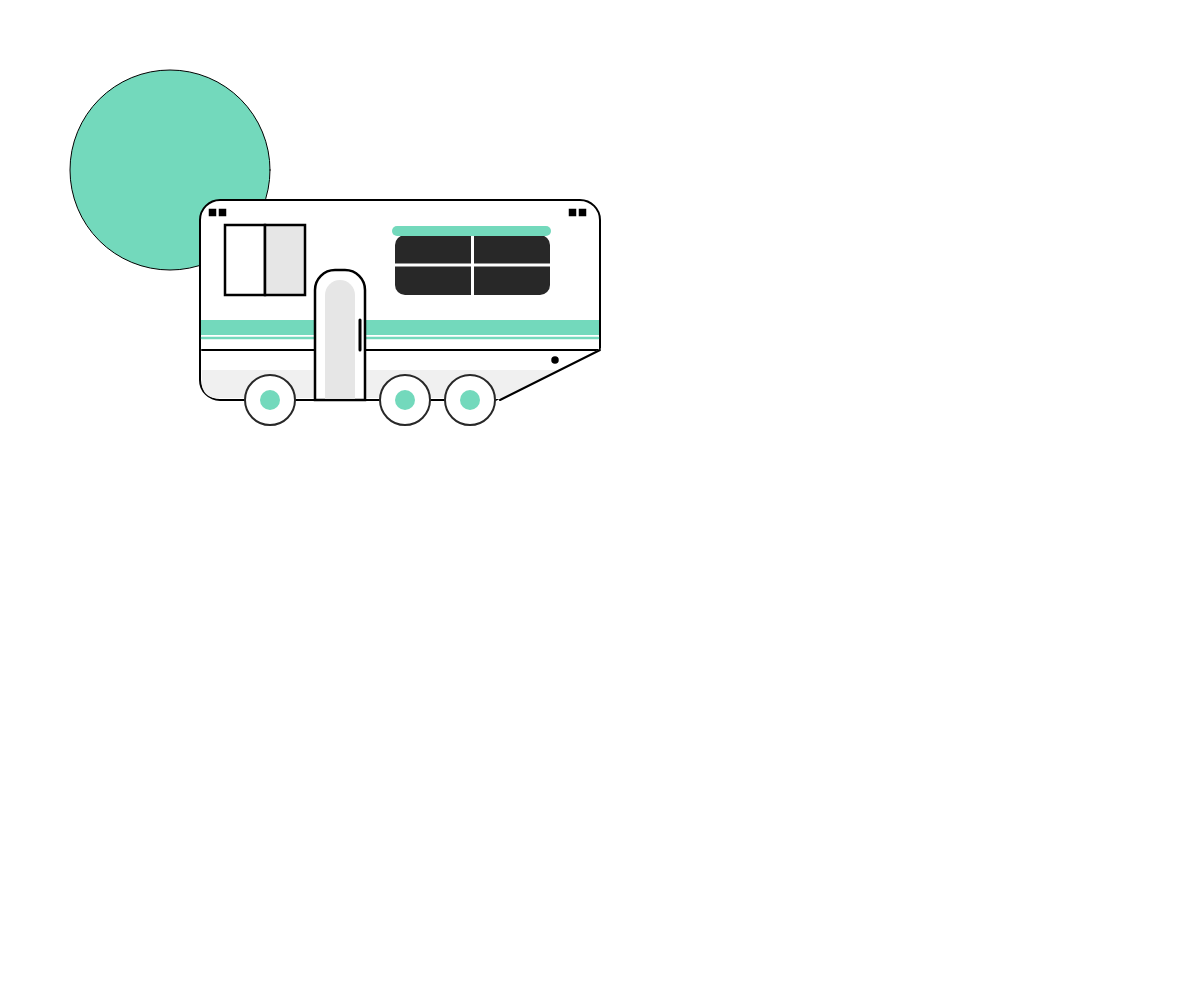
Frame 1 (no input)
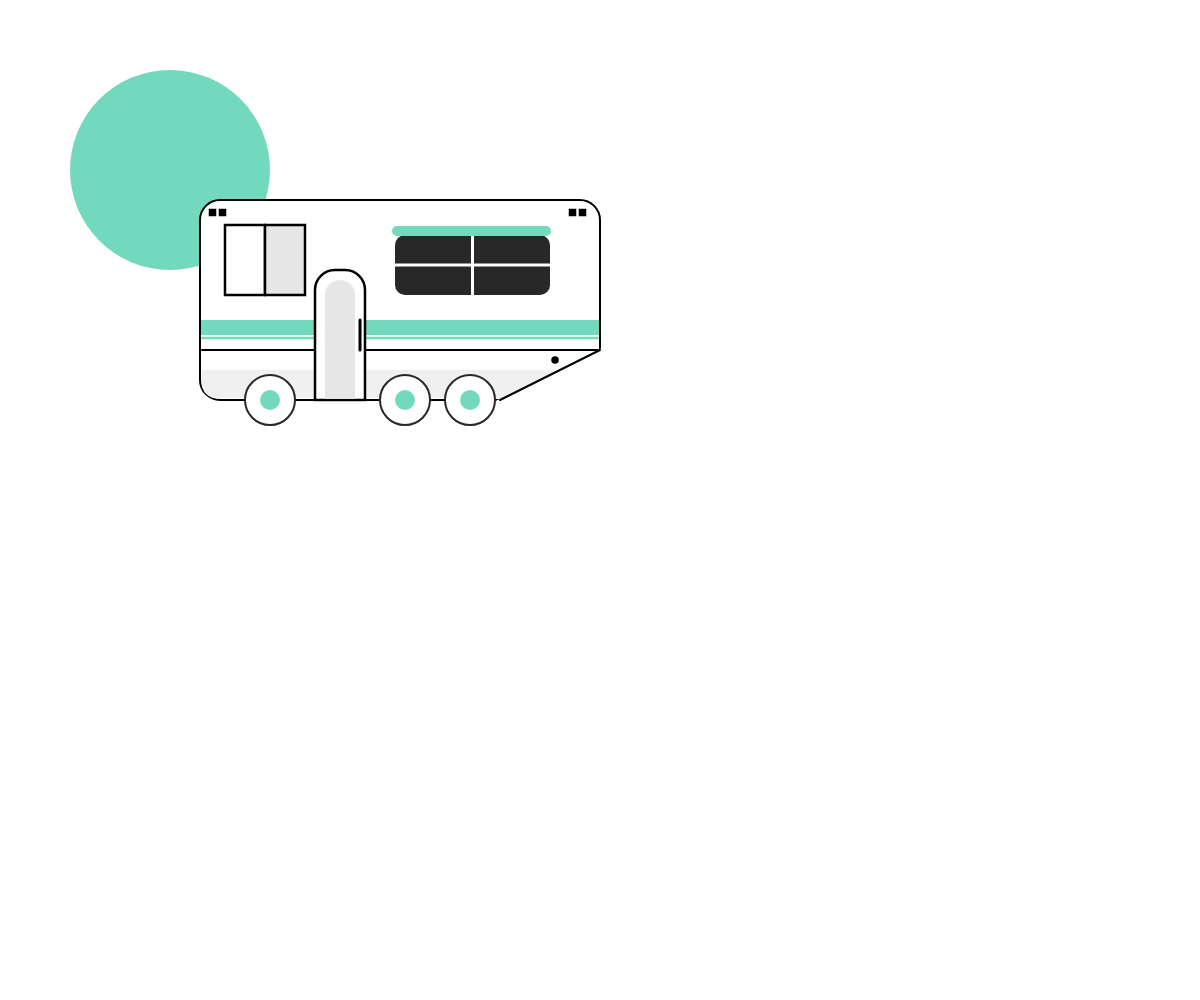
Frame 60 (no input)
Frame 120 (the mouse pressed at the canvas centre since frame 60): identical to frame 60, image omitted

The p5.js sketch that drew these frames (run headless with seeded random() and noise() and a simulated clock; from frame 60 on, the mouse is pressed at the canvas centre):

// p5.js sketch
// ── sketch.js
/* global alpha blue brightness color green hue lerpColor lightness red saturation p5.Color background clear colorMode fill noFill noStroke stroke arc ellipse circle line point quad rect square triangle ellipseMode noSmooth rectMode smooth strokeCap strokeJoin strokeWeight bezier bezierDetail bezierPoint bezierTangent curve curveDetail curveTightness curvePoint curveTangent beginContour beginShape bezierVertex curveVertex endContour endShape quadraticVertex vertex plane box sphere cylinder cone ellipsoid torus p5.Geometry loadModel model HALF_PI PI QUARTER_PI TAU TWO_PI DEGREES RADIANS print frameCount deltaTime focused cursor frameRate noCursor displayWidth displayHeight windowWidth windowHeight windowResized width height fullscreen pixelDensity displayDensity getURL getURLPath getURLParams preload setup draw remove disableFriendlyErrors noLoop loop push pop redraw p5.Element select selectAll removeElements changed input createDiv createP createSpan createImg createA createSlider createButton createCheckbox createSelect createRadio createColorPicker createInput createFileInput createVideo createAudio VIDEO AUDIO createCapture createElement p5.MediaElement p5.Graphics createCanvas resizeCanvas noCanvas createGraphics blendMode setAttributes applyMatrix resetMatrix rotate rotateX rotateY rotateZ scale shearX shearY translate storeItem getItem clearStorage removeItem createStringDict createNumberDict p5.TypedDict p5.NumberDict append arrayCopy concat reverse shorten shuffle sort splice subset float int str boolean byte char unchar hex unhex join match matchAll nf nfc nfp nfs split splitTokens trim deviceOrientation accelerationX accelerationY accelerationZ pAccelerationX pAccelerationY pAccelerationZ rotationX rotationY rotationZ pRotationX pRotationY pRotationZ turnAxis setMoveThreshold setShakeThreshold deviceMoved deviceTurned deviceShaken keyIsPressed key keyCode keyPressed keyReleased keyTyped keyIsDown movedX movedY mouseX mouseY pmouseX pmouseY winMouseX winMouseY pwinMouseX pwinMouseY mouseButton mouseIsPressed mouseMoved mouseDragged mousePressed mouseReleased mouseClicked doubleClicked mouseWheel requestPointerLock exitPointerLock touches touchStarted touchMoved touchEnded createImage saveCanvas saveFrames p5.Image loadImage image tint noTint imageMode pixels blend copy filter get loadPixels set updatePixels loadJSON loadStrings loadTable loadXML loadBytes httpGet httpPost httpDo p5.XML createWriter p5.PrintWriter save saveJSON saveStrings saveTable p5.Table p5.TableRow day hour minute millis month second year createVector p5.Vector abs ceil constrain dist exp floor lerp log mag map max min norm pow round sq sqrt noise noiseDetail noiseSeed randomSeed random randomGaussian acos asin atan atan2 cos sin tan degrees radians angleMode textAlign textLeading textSize textStyle textWidth textAscent textDescent loadFont text textFont p5.Font orbitControl debugMode noDebugMode ambientLight directionalLight pointLight lights lightFalloff loadShader createShader shader resetShader normalMaterial texture textureMode textureWrap ambientMaterial emissiveMaterial specularMaterial shininess p5.Shader camera perspective ortho createCamera p5.Camera setCamera */

function setup () {
  // put setup code here
  createCanvas(window.innerWidth, window.innerHeight)
}

function draw () {
  background(255)
  //sky
  fill(115, 217, 188)
  ellipse(170, 170, 200, 200)
    //van
  strokeWeight(2)
  fill(255)
  stroke(0)
  var x = 200
  var y = 200
  rect(x, y, 400, 200, 20)
  line(202, 350, 598, 350)
  noStroke()
  fill(240)
  rect(202, 370, 398, 28, 0, 0, 0, 20)
  fill(255)
  stroke(255)
  triangle(500, 400, 600, 350, 600, 400)
  stroke(0)
  line(500, 400, 600, 350)
  noStroke()
  fill(115, 217, 188)
  rect(201, 320, 398, 15)
  stroke(115, 217, 188)
  strokeWeight(2.5)
  line(202, 338, 598, 338)
  //windows
  fill(255)
  stroke(0)
  rect(225, 225, 40, 70)
  fill(230)
  rect(265, 225, 40, 70)
  //weirdboxes
  fill(0)
  rect(210, 210, 5, 5)
  rect(220, 210, 5, 5)
  rect(580, 210, 5, 5)
  rect(570, 210, 5, 5)
  ellipse(555, 360, 5, 5)
  //door
  fill(255)
  stroke(0)
  rect(315, 270, 50, 130, 20, 20, 0, 0)
  fill(230)
  noStroke()
  rect(325, 280, 30, 119, 20, 20, 0, 0)
  stroke(0)
  strokeWeight(3)
  line(360, 320, 360, 350)
  //windowBig
  fill(40)
  noStroke()
  rect(395, 235, 155, 60, 10)
  stroke(255)
  line(395, 265, 550, 265)
  line(472.5, 235, 472.5, 295)
  noStroke()
  fill(115, 217, 188)
  rect(392, 226, 159, 10, 5)
  //wheels
  fill(255)
  stroke(40)
  strokeWeight(2)
  ellipse(270, 400, 50, 50)
  ellipse(405, 400, 50, 50)
  ellipse(470, 400, 50, 50)
  fill(115, 217, 188)
  noStroke()
  ellipse(270, 400, 20, 20)
  ellipse(405, 400, 20, 20)
  ellipse(470, 400, 20, 20)
}
